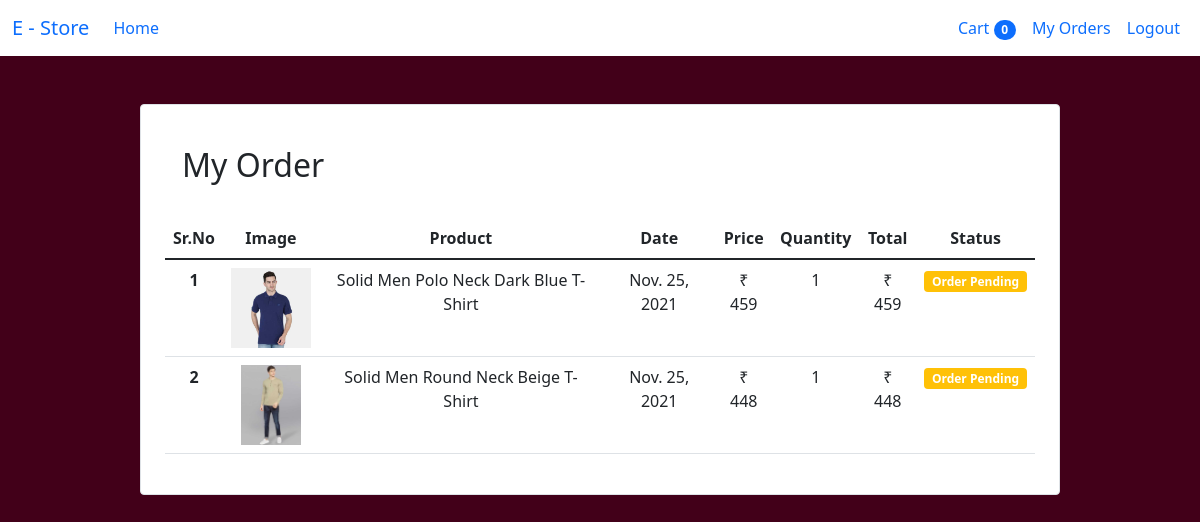
Page /order (signed in) on the committed database.
### store/models/order.py (models this page shows)
class Order(models.Model):
    name = models.CharField(max_length=100, default="")
    phone = models.CharField(max_length=25, default="")
    pincode = models.CharField(max_length=50, default="")
    locality = models.CharField(max_length=50, default="")
    address = models.CharField(max_length=500, default="")
    city = models.CharField(max_length=50, default="")
    state = models.CharField(max_length=50, default="")
    product = models.ForeignKey(Product, on_delete=CASCADE)
    customer = models.ForeignKey(Customer, on_delete=CASCADE, null=True)
    quantity = models.IntegerField(default=1)
    price = models.IntegerField(default=1)
    date = models.DateField(default=datetime.datetime.today)
    status = models.BooleanField(default=False)
    def customer_order(customer_id):
        return Order.objects.filter(customer = customer_id).order_by('-date')

### store/models/product.py (models this page shows, shortened)
class Product(models.Model):
    name = models.CharField(max_length=150)
    price = models.FloatField(default=0)
    category = models.ForeignKey(Category, on_delete=models.CASCADE, default=1)
    details = models.TextField(
        max_length=1000, default=" ", null=True, blank=True)
    image = models.ImageField(upload_to="image")

### store/views/order.py (the view)
# urls.py: path('order', ViewOrder.as_view(), name="order"),
class ViewOrder(View):
    def get(self, request):
        customer = request.session.get('customer_id')
        order = Order.customer_order(customer)
        order = reversed(order)
        return render(request, "order.html", {'orders':order})

### store/templatetags/cart.py (called while the page is built)
@register.filter(name='rs_symbol')
def rs_symbol(symbol):
    return "₹ "+str(symbol)

@register.filter(name='myorder_total')
def myorder_total(order_price, order_quantity):
    return order_price * order_quantity

### store/templates/order.html
{% extends 'base.html' %} {% block title %}My Order{% endblock title %}
{% block body %} {% load cart %}
<div class="continer">
    <div class="p-4 m-4">
        <div class="col-lg-10 mx-auto border rounded p-4" style="background-color: white;">
            <h2 class="alert">My Order</h2>
            <table class="table">
                <thead>
                    <tr style="text-align:center;">
                        <th scope="col">Sr.No</th>
                        <th scope="col">Image</th>
                        <th scope="col">Product</th>
                        <th scope="col">Date</th>
                        <th scope="col">Price</th>
                        <th scope="col">Quantity</th>
                        <th scope="col">Total</th>
                        <th scope="col">Status</th>
                    </tr>
                </thead>
                <tbody>
                    {% for order in orders %}
                    <tr style="text-align:center;">
                        <th scope="row">{{forloop.counter}}</th>
                        <td><img src="{{order.product.image}}" style="height: 80px;" alt=""></td>
                        <td>{{order.product.name}}</td>
                        <td>{{order.date}}</td>
                        <td>{{order.price|rs_symbol}}</td>
                        <td>{{order.quantity}}</td>
                        <td>{{order.quantity|myorder_total:order.price|rs_symbol}}</td>
                        {% if order.status %}
                        <td> <small class="badge bg-success"> Order Delivered</small> </td>
                        {% else %}
                        <td> <small class="badge bg-warning"> Order Pending</small> </td>
                        {% endif %}
                    </tr>
                    {% endfor %}
                </tbody>
            </table>
        </div>
    </div>
</div>
{% endblock body %}

### store/templates/base.html (shortened to what this page needs)
<!doctype html>
<html lang="en">
<head>
    <link href="https://cdn.jsdelivr.net/npm/bootstrap@5.1.3/dist/css/bootstrap.min.css" rel="stylesheet">
</head>
<body style="background-color: #420019;">
    <nav class="navbar navbar-expand-lg" style="background-color: white;">
        <div class="container-fluid">
            <a class="navbar-brand" href="/">E - Store</a>
            <div class="collapse navbar-collapse" id="navbarSupportedContent">
                <ul class="navbar-nav me-auto mb-2 mb-lg-0">
                    <li class="nav-item">
                        <a class="nav-link active" aria-current="page" href="/">Home</a>
                    </li>
                </ul>
                <ul class="navbar-nav  mb-2 mb-lg-0">
                    <li class="nav-item">
                        <a class="nav-link" aria-current="page" href="cart">Cart
                         <span class="badge rounded-pill bg-primary">
                        {{request.session.cart.keys|length}}
                        </span></a>
                    </li>
                    {% if request.session.customer_id %}
                    <li class="nav-item">
                        <a class="nav-link" aria-current="page" href="order">My Orders</a>
                    </li>
                    <li class="nav-item">
                        <a class="nav-link" aria-current="page" href="logout">Logout</a>
                    </li>
                    {% endif %}
                </ul>
            </div>
        </div>
    </nav>
    {% block body %}{% endblock body %}
</body>
</html>

### rows in the picture
Order: product.image (picture), product.name "Solid Men Polo Neck Dark Blue T-Shirt", date "Nov. 25, 2021", price|rs_symbol "₹ 459", quantity "1", quantity|myorder_total "₹ 459", status "Order Pending"
Order: product.image (picture), product.name "Solid Men Round Neck Beige T-Shirt", date "Nov. 25, 2021", price|rs_symbol "₹ 448", quantity "1", quantity|myorder_total "₹ 448", status "Order Pending"

### other values in the picture
{{ request.session.cart.keys|length }} "0"
